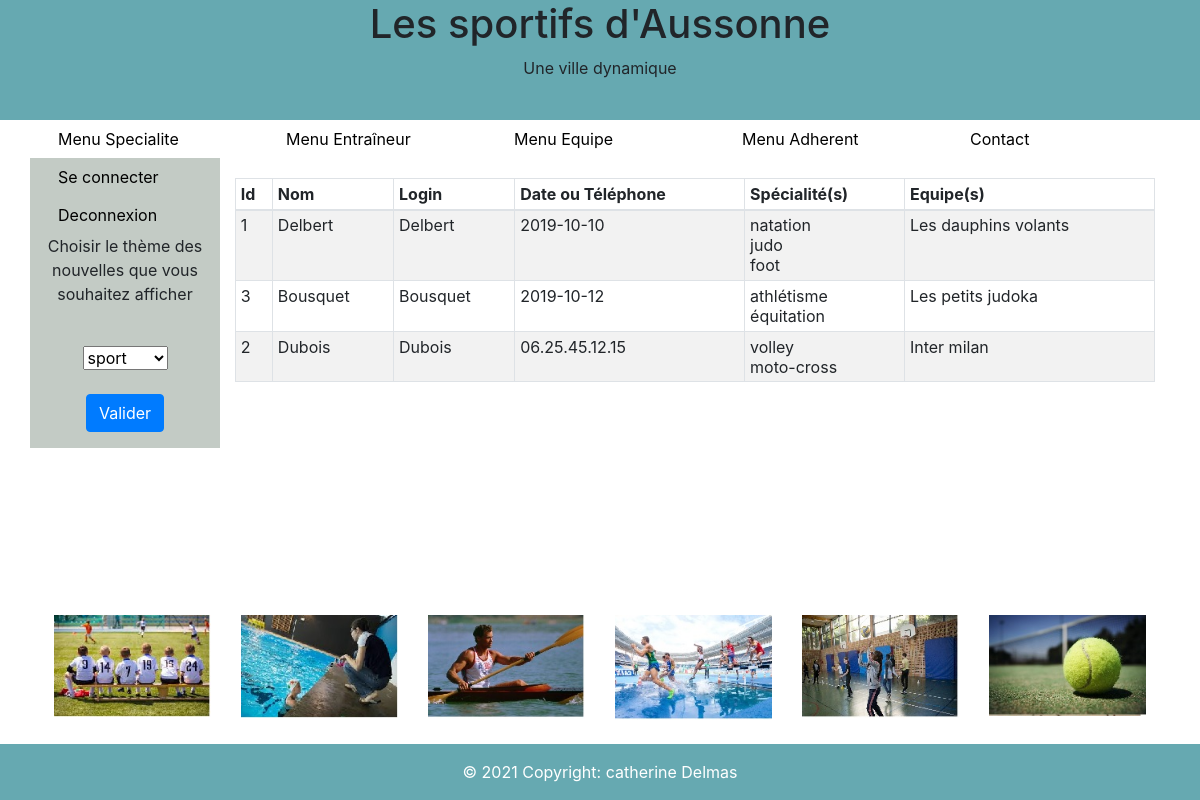
/index.php?vue=Entraineur&action=visualiser, run on the app's committed database.
### tables this page shows
CREATE TABLE IF NOT EXISTS `typenouvelle` (
  `idTypeNouvelle` int NOT NULL,
  `libelleTypeNouvelle` char(32) NOT NULL,
  PRIMARY KEY (`idTypeNouvelle`)
);

CREATE TABLE IF NOT EXISTS `entraineur` (
  `idEntraineur` int NOT NULL AUTO_INCREMENT,
  `nomEntraineur` char(32) NOT NULL,
  `loginEntraineur` char(20) NOT NULL,
  `pwdEntraineur` char(20) NOT NULL,
  PRIMARY KEY (`idEntraineur`)
);

CREATE TABLE IF NOT EXISTS `titulaire` (
  `idEntraineur` int NOT NULL,
  `dateEmbauche` date NOT NULL,
  PRIMARY KEY (`idEntraineur`)
);

CREATE TABLE IF NOT EXISTS `specialite` (
  `idSpecialite` int NOT NULL,
  `libSpecialite` char(50) NOT NULL,
  PRIMARY KEY (`idSpecialite`)
);

CREATE TABLE IF NOT EXISTS `equipe` (
  `idEquipe` int NOT NULL AUTO_INCREMENT,
  `nomEquipe` char(32) NOT NULL,
  `nbrPlaceEquipe` int NOT NULL,
  `ageMinEquipe` int NOT NULL,
  `ageMaxEquipe` int NOT NULL,
  `sexeEquipe` char(1) NOT NULL,
  `idEntraineur` int DEFAULT NULL,
  `idSpecialite` int DEFAULT NULL,
  PRIMARY KEY (`idEquipe`),
  KEY `fk_specialiteEquipe` (`idSpecialite`),
  KEY `fk_identraineurEquipe` (`idEntraineur`)
);

CREATE TABLE IF NOT EXISTS `vacataire` (
  `idEntraineur` int NOT NULL,
  `telephoneVacataire` char(14) NOT NULL,
  PRIMARY KEY (`idEntraineur`)
);

### Traitement/classeMetier/metierEntraineur.php (called while the page is built, shortened)
<?php
Class metierEntraineur
	{
	private $idEntraineur;
	private $nomEntraineur;
	private $loginEntraineur;
	public function __construct($unIdEntraineur, $unNomEntraineur,$unLoginEntraineur,$unPwdEntraineur)
		{
		$this->idEntraineur = $unIdEntraineur;
		$this->nomEntraineur = $unNomEntraineur;
		$this->loginEntraineur = $unLoginEntraineur;
		}
	public function getIdEntraineur()
	{
		return $this->idEntraineur;
	}
	public function getNomEntraineur()
		{
		return $this->nomEntraineur;
		}
	public function getLoginEntraineur()
		{
		return $this->loginEntraineur;
		}
	}
?>

### Traitement/classeMetier/metierTitulaire.php (called while the page is built, shortened)
<?php
Class metierTitulaire extends metierEntraineur
	{
	private $dateEmbauche;
	public function __construct($unIdEntraineur, $unNomEntraineur, $unLoginEntraineur, $unPwdEntraineur,$uneDateEmbauche)
		{
		$this->dateEmbauche = $uneDateEmbauche;
		}
	public function getDateEmbauche()
	{
		return $this->dateEmbauche;
	}
	public function getNomTitulaire()
	{
		return parent::getNomEntraineur();
	}
	public function getIdTitulaire()
	{
		return parent::getIdEntraineur();
	}
	public function getLogin()
	{
		return parent::getLoginEntraineur();
	}
	}
?>

### Traitement/classeMetier/metierEntraineurSpecialite.php (called while the page is built, shortened)
<?php
Class metierEntraineurSpecialite
	{
	private $idEntraineur;
	private $idSpecialite;
	public function __construct($unIdEntraineur, $unIdSpecialite)
		{
		$this->idEntraineur = $unIdEntraineur;
		$this->idSpecialite = $unIdSpecialite;
		}
	public function getIdEntraineur()
    {
    return $this->idEntraineur;
    }
    public function getIdSpecialite()
    {
    return $this->idSpecialite;
    }
    }

### Traitement/classeMetier/metierSpecialite.php (called while the page is built, shortened)
<?php
Class metierSpecialite
{
    private $idSpecialite;
	private $libSpecialite;
    public function __construct($unIdSpecialite, $unLibSpecialite)
		{
		$this->idSpecialite = $unIdSpecialite;
		$this->libSpecialite = $unLibSpecialite;
		}
	public function getIdSpecialite()
        {
            return $this->idSpecialite;
        }
	public function getLibSpecialite()
		{
		return $this->libSpecialite;
		}
}
?>

### Traitement/classeMetier/metierEquipe.php (called while the page is built, shortened)
<?php
Class metierEquipe
	{
	private $idEquipe;
	private $nomEquipe;
	public function __construct($unIdEquipe, $unNomEquipe, $unNbrPlaceEquipe, $unAgeMinEquipe, $unAgeMaxEquipe, $unSexeEquipe, $unEntraineur,  $uneSpecialite)
		{
		$this->idEquipe = $unIdEquipe;
		$this->nomEquipe = $unNomEquipe;
		}
	public function getIdEquipe()
	{
		return $this->idEquipe;
	}
	public function getNomEquipe()
		{
		return $this->nomEquipe;
		}
	}
?>

### Traitement/classeMetier/metierVacataire.php (called while the page is built, shortened)
<?php
Class metierVacataire extends metierEntraineur
	{
	private $telephone;
	public function __construct($unIdEntraineur, $unNomEntraineur, $unLoginEntraineur, $unPwdEntraineur,$unTelephone)
		{
		$this->telephone = $unTelephone;
		}
	public function getTelephone()
	{
		return $this->telephone;
	}
	public function getNomVacataire()
	{
		return parent::getNomEntraineur();
	}
	public function getIdVacataire()
	{
		return parent::getIdEntraineur();
	}
	public function getLogin()
	{
		return parent::getLoginEntraineur();
	}
	}
?>

### Vues/ihm/vueCentraleEntraineur.php (the view, shortened to what this page needs)
<?php
	class vueCentraleEntraineur
	{
		public function visualiserEntraineur($lesTitulaires,$lesVacataires,$EntraineurSpecialite,$listeSpecialite,$lesEquipes)
		{
				echo '<div class="ascenseur">
					<table class="table table-striped table-bordered table-sm ">
					<thead>
						<tr>
							<th scope="col">Id</th>
							<th scope="col">Nom</th>
							<th scope="col">Login</th>
							<th scope="col">Date ou Téléphone</th>
							<th scope="col">Spécialité(s)</th>
							<th scope="col">Equipe(s)</th>
						</tr>
					</thead>
					<tbody>';
					foreach($lesTitulaires as $leTitulaire){
						$liste="";
						echo '<tr>';
						echo '<td scope>';
						echo trim($leTitulaire->getIdTitulaire());
						echo '</td>';
						echo '<td scope>';
						echo trim($leTitulaire->getNomTitulaire());
						echo '</td>';
						echo '<td scope>';
						echo trim($leTitulaire->getLogin());
						echo '</td>';
						echo '<td scope>';
						echo trim($leTitulaire->getDateEmbauche());
						echo '</td>';
						foreach($EntraineurSpecialite as $lEntraineurSpecialite){
							if($lEntraineurSpecialite->getIdEntraineur()==$leTitulaire->getIdTitulaire()){
								foreach($listeSpecialite as $laSpecialite){
									if($lEntraineurSpecialite->getIdSpecialite()==$laSpecialite->getIdSpecialite()){
										$liste.=$laSpecialite->getLibSpecialite().'<br>';
									}
								}
							}
						}
						echo '<td scope>';
						echo trim($liste);
						echo '</td>';
						$listeEquipe='';
						foreach($lesEquipes as $lEquipe){
							if($lEquipe->getIdEquipe()==$leTitulaire->getIdTitulaire()){
								$listeEquipe.=$lEquipe->getNomEquipe().'<br>';
							}
						}
						echo '<td scope>';
						echo trim($listeEquipe);
						echo '</td>';
					}
						$liste="";
					foreach($lesVacataires as $leVacataire){
						echo '<tr>';
						echo '<td scope>';
						echo trim($leVacataire->getIdVacataire());
						echo '</td>';
						echo '<td scope>';
						echo trim($leVacataire->getNomVacataire());
						echo '</td>';
						echo '<td scope>';
						echo trim($leVacataire->getLogin());
						echo '</td>';
						echo '<td scope>';
						echo trim($leVacataire->getTelephone());
						echo '</td>';
						foreach($EntraineurSpecialite as $lEntraineurSpecialite){
							if($lEntraineurSpecialite->getIdEntraineur()==$leVacataire->getIdVacataire()){
								foreach($listeSpecialite as $laSpecialite){
									if($lEntraineurSpecialite->getIdSpecialite()==$laSpecialite->getIdSpecialite()){
										$liste.=$laSpecialite->getLibSpecialite().'<br>';
									}
								}
							}
						}
						echo '<td scope>';
						echo trim($liste);
						echo '</td>';
						$listeEquipe='';
						foreach($lesEquipes as $lEquipe){
							if($lEquipe->getIdEquipe()==$leVacataire->getIdVacataire()){
								$listeEquipe.=$lEquipe->getNomEquipe();
							}
						}
						echo '<td scope>';
						echo trim($listeEquipe);
						echo '</td>';
					}
					echo '</tr>';
					echo '</tbody>';
					echo '</table>';
					echo '</div>';
		}
	}

### Outil/accesBD.php (shortened to what this page needs)
<?php
class accesBD
{
	private $hote;
	private $login;
	private $passwd;
	private $base;
	private $conn;
	public function __construct()
		{
		$this->hote="localhost";
		$this->login="root";
		$this->passwd="";
		$this->base="clubAussonne";
		}
	private function connexion()
	{
		try
        {
            $this->conn = new PDO("mysql:host=".$this->hote.";dbname=".$this->base.";charset=utf8", $this->login, $this->passwd);
        }
        catch(PDOException $e)
        {
            die("Connection à la base de données échouée".$e->getMessage());
        }
	}
	public function listeDesNouvellesFormatHTML()
	{
		$requete='select * from typeNouvelle;';
		$retour = '<select name=typeNouvelle>';
		$result=$this->conn ->query($requete);
		while ( $row = $result->fetch ( PDO::FETCH_OBJ ) )
		{
			$retour = $retour . '<option value="' . $row->idTypeNouvelle . '">' . $row->libelleTypeNouvelle . '</option>';
		}
		$retour = $retour .'</select>';
		echo $retour;
	}
	public function chargement($uneTable)
	{
		$lesInfos=null;
		$nbTuples=0;
		$stringQuery="SELECT * FROM ";
		$stringQuery = $this->specialCase($stringQuery,$uneTable);
		$query = $this->conn->prepare($stringQuery);
		if($query->execute())
		{
			while($row = $query->fetch(PDO::FETCH_NUM))
			{
				$lesInfos[$nbTuples] = $row;
				$nbTuples++;
			}
		}
		else
		{
			die('Problème dans chargement : '.$query->errorCode());
		}
		return $lesInfos;
	}
	private function specialCase($stringQuery,$uneTable)
	{
			$uneTable = strtoupper($uneTable);
			switch ($uneTable) {
			case 'VACATAIRE':
				$stringQuery.='vacataire';
				break;
			case 'EQUIPE':
				$stringQuery.='equipe';
				break;
			case 'ADHERENT':
				$stringQuery.='adherent';
				break;
			case 'ENTRAINEUR':
				$stringQuery.='entraineur';
				break;
			case 'TITULAIRE':
				$stringQuery.='titulaire';
				break;
			case 'SPECIALITE':
				$stringQuery.='specialite';
				break;
			case 'ADHERENTEQUIPE':
				$stringQuery.='adherentequipe';
				break;
			case 'ENTRAINEURSPECIALITE':
				$stringQuery.='entraineurspecialite';
				break;
			}
			return $stringQuery.";";
	}
}

### data on the page
typenouvelle: typeNouvelle "sport"
entraineur: idEntraineur "1", nomEntraineur "Delbert", loginEntraineur "Delbert"
titulaire: dateEmbauche "2019-10-10"
specialite: libSpecialite "natation"
specialite: libSpecialite "judo"
specialite: libSpecialite "foot"
equipe: nomEquipe "Les dauphins volants"
entraineur: idEntraineur "3", nomEntraineur "Bousquet", loginEntraineur "Bousquet"
titulaire: dateEmbauche "2019-10-12"
specialite: libSpecialite "athlétisme"
specialite: libSpecialite "équitation"
equipe: nomEquipe "Les petits judoka"
entraineur: idEntraineur "2", nomEntraineur "Dubois", loginEntraineur "Dubois", listeEquipe "Inter milan"
vacataire: telephoneVacataire "06.25.45.12.15"
specialite: libSpecialite "volley"
specialite: libSpecialite "moto-cross"
